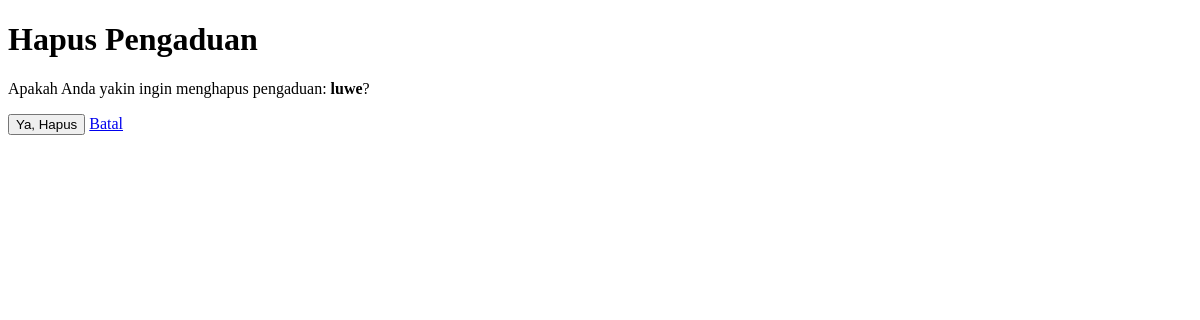
Before: /warga/pengaduan/2/hapus/ with the older database file.
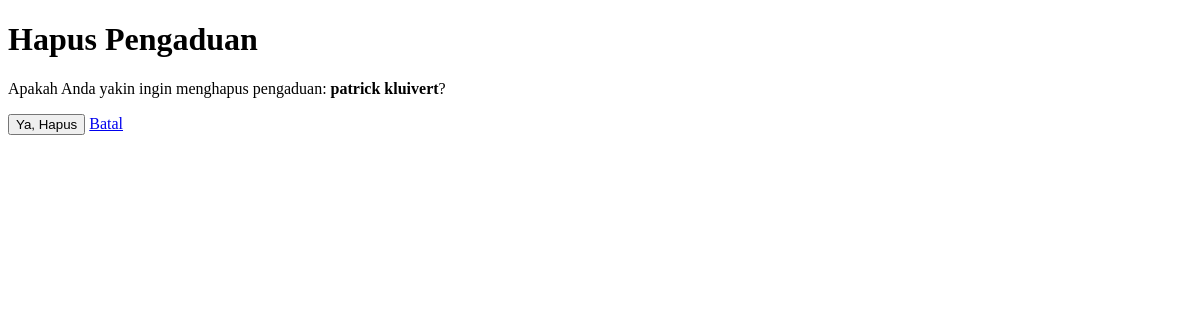
After: the same page with the newer database file.
### warga/models.py (models this page shows, shortened)
class Pengaduan(models.Model):
    STATUS_CHOICES = [
        ('BARU', 'Baru'),
        ('DIPROSES', 'Diproses'),
        ('SELESAI', 'Selesai'),
    ]
    judul = models.CharField(
        max_length=200,
        verbose_name="Judul Pengaduan"
    )
    isi = models.TextField(
        verbose_name="Isi Pengaduan"
    )
    status = models.CharField(max_length=10, choices=STATUS_CHOICES, default='BARU')
    tanggal_pengaduan = models.DateTimeField(
        auto_now_add=True
    )
    pelapor = models.ForeignKey(Warga, on_delete=models.CASCADE, related_name='pengaduan')

### warga/views.py (the view)
# urls.py: path('pengaduan/<int:pk>/hapus/', PengaduanDeleteView.as_view(), name='pengaduan-hapus'),
class PengaduanDeleteView(DeleteView):
	model = Pengaduan
	template_name = 'warga/pengaduan_confirm_delete.html'
	success_url = reverse_lazy('pengaduan-list')

### warga/templates/warga/pengaduan_confirm_delete.html (shortened to what this page needs)
<!DOCTYPE html>
<html>
<head>
</head>
<body>
    <h1>Hapus Pengaduan</h1>
    <p>Apakah Anda yakin ingin menghapus pengaduan: <strong>{{ object.judul }}</strong>?</p>
    <form method="post">
        <button type="submit">Ya, Hapus</button>
        <a href="{% url 'pengaduan-list' %}">Batal</a>
    </form>
</body>
</html>

Changed rows visible on the page:
changed Pengaduan: judul "luwe" → "patrick kluivert"
